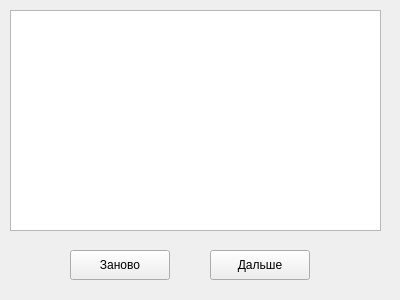
<?xml version="1.0" encoding="UTF-8"?>
<ui version="4.0">
 <class>Form</class>
 <widget class="QWidget" name="Form">
  <property name="geometry">
   <rect>
    <x>0</x>
    <y>0</y>
    <width>400</width>
    <height>300</height>
   </rect>
  </property>
  <property name="windowTitle">
   <string>Form</string>
  </property>
  <widget class="QPushButton" name="retryButton">
   <property name="geometry">
    <rect>
     <x>70</x>
     <y>250</y>
     <width>100</width>
     <height>30</height>
    </rect>
   </property>
   <property name="text">
    <string>Заново</string>
   </property>
  </widget>
  <widget class="QPushButton" name="nextButton">
   <property name="geometry">
    <rect>
     <x>210</x>
     <y>250</y>
     <width>100</width>
     <height>30</height>
    </rect>
   </property>
   <property name="text">
    <string>Дальше</string>
   </property>
  </widget>
  <widget class="QTableView" name="tableView">
   <property name="geometry">
    <rect>
     <x>10</x>
     <y>10</y>
     <width>371</width>
     <height>221</height>
    </rect>
   </property>
  </widget>
 </widget>
 <resources/>
 <connections/>
</ui>
